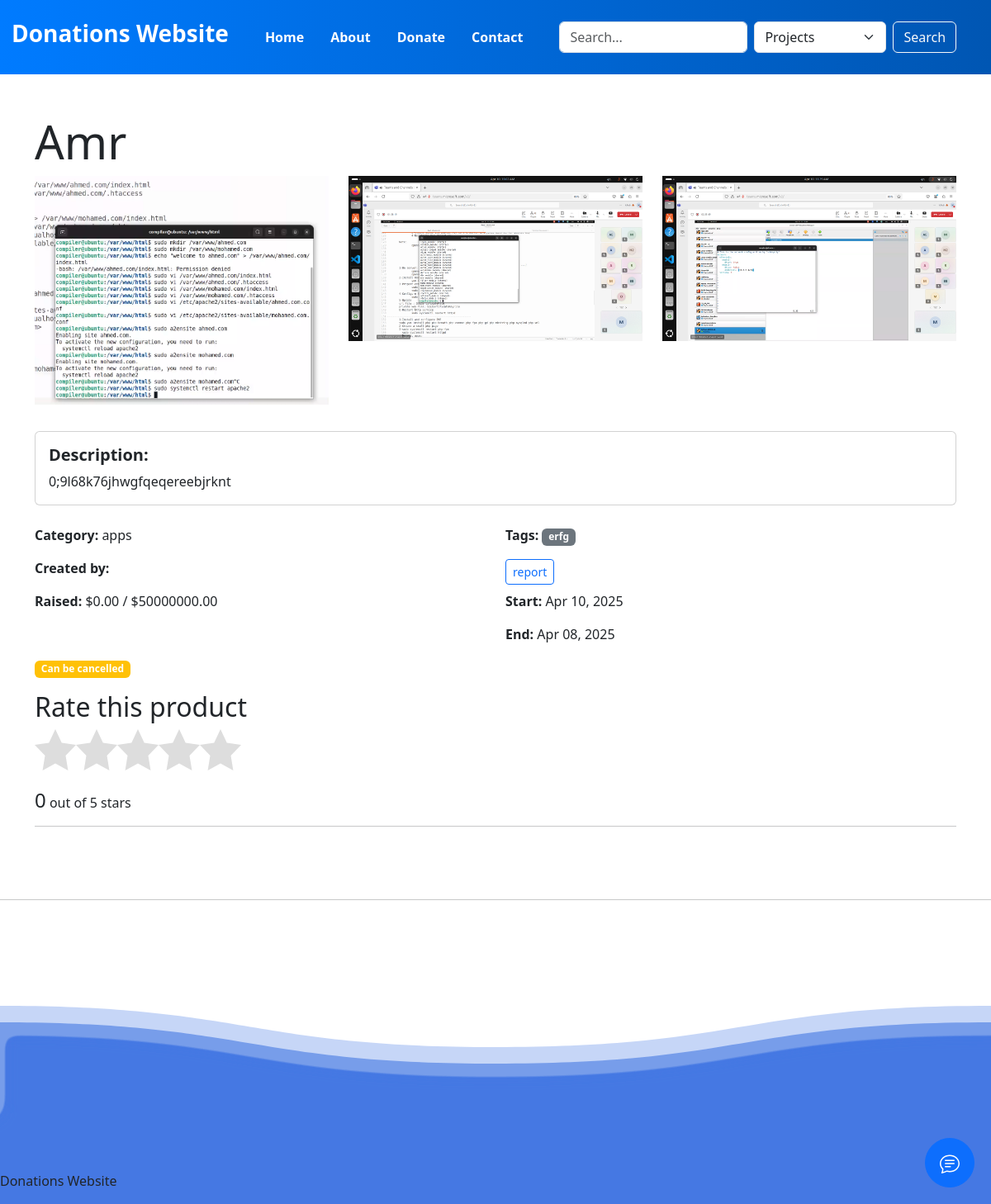
The app's page /project/4/ (signed in) with its own data.
### dashboard/models.py (models this page shows, shortened)
class Project(models.Model):
    creator = models.ForeignKey(User, on_delete=models.CASCADE)
    title = models.CharField(max_length=100)
    details = models.TextField()
    category = models.ForeignKey(Category, on_delete=models.CASCADE)
    tags = models.ManyToManyField(Tag)
    target = models.DecimalField(max_digits=10, decimal_places=2, null=True, blank=True,
                                help_text="Target amount to raise")
    current_amount = models.DecimalField(max_digits=10, decimal_places=2, default=0)
    start_time = models.DateTimeField(auto_now_add=True)
    end_time = models.DateTimeField(null=True, blank=True)
    @property
    def funding_percentage(self):
        if self.target == 0:
            return 0
        return (self.current_amount / self.target) * 100
    @property
    def can_be_cancelled(self):
        return self.funding_percentage < 25

class ProjectPictures(models.Model):
    project = models.ForeignKey(Project, on_delete=models.CASCADE)
    image = models.ImageField(upload_to='projects/images')

class Category(models.Model):
    name = models.CharField(max_length=100)
    description = models.TextField()
    slug = models.SlugField(blank=True)  # ⚠️ no unique=True for now!
    class Meta:
        verbose_name_plural = "Categories"

class Tag(models.Model):
    name = models.CharField(max_length=50, unique=True) # to use in searching

### main/views.py (the view)
# urls.py: path('project/<int:pk>/', ProjectDetailView.as_view(), name='project_detail'),
class ProjectDetailView(LoginRequiredMixin,DetailView):
    model = Project
    template_name = 'components/project_detail.html'
    context_object_name = 'project'

### main/templates/components/project_detail.html (shortened to what this page needs)
{% extends "parent.html" %}
{% load static %}
{% block style %}
<link href="{% static 'users/css/rating.css' %}" rel="stylesheet">
{% endblock %}
{% block content %}
<div class="container py-5">
    <h1 class="display-4">{{ project.title }}</h1>
    {% if project.projectpictures_set.all %}
    <div class="mb-4">
        <div class="row">
            {% for picture in project.projectpictures_set.all %}
            <div class="col-md-4">
                <img src="{{ picture.image.url }}" class="img-fluid mb-2" alt="{{ project.title }}"
                    style="max-height: 300px; object-fit: cover;">
            </div>
            {% endfor %}
        </div>
    </div>
    {% endif %}
    <div class="card mb-4">
        <div class="card-body">
            <h5 class="card-title"><strong>Description:</strong></h5>
            <p class="card-text">{{ project.details }}</p>
        </div>
    </div>
    <div class="row">
        <div class="col-md-6">
            <p><strong>Category:</strong> {{ project.category.name }}</p>
            <p><strong>Created by:</strong> {{ project.creator.fname }} {{ project.creator.lname }}</p>
        </div>
        <div class="col-md-6">
            <p><strong>Tags:</strong>
                {% for tag in project.tags.all %}
                <span class="badge bg-secondary">{{ tag.name }}</span>
                {% empty %}
                <span class="text-muted">No tags</span>
                {% endfor %}
            </p>
            <button onclick="report({{project.id}},'Project')" class="btn btn-sm btn-outline-primary">report</button>
        </div>
    </div>
    <div class="row">
        <div class="col-md-6">
            <p><strong>Raised:</strong> ${{ project.current_amount }} / ${{ project.target }}</p>
        </div>
        <div class="col-md-6">
            <p><strong>Start:</strong> {{ project.start_time|date:"M d, Y" }}</p>
            <p><strong>End:</strong> {{ project.end_time|date:"M d, Y" }}</p>
        </div>
    </div>
    {% if project.can_be_cancelled %}
    <p><span class="badge bg-warning">Can be cancelled</span></p>
    {% endif %}
<div class="">
    <h2>Rate this product</h2>
    <div class="star-rating">
    </div>
    <div class="mt-3">
        <span id="rating-value" class="h4">0</span> out of 5 stars
    </div>
</div>
        <hr>
    </div>
    <hr>
    {% endblock %}

### static/users/css/footer.css (style rules this page uses)
body { font-family: Lato, sans-serif; --col-deepblue: #4478e3; }

### records on screen
Project: title "Amr", details "0;9l68k76jhwgfqeqereebjrknt", category.name "apps", current_amount "0.00", target "50000000.00", start_time "Apr 10, 2025", end_time "Apr 08, 2025"
ProjectPictures: image (picture)
ProjectPictures: image (picture)
ProjectPictures: image (picture)
Tag: name "erfg"
